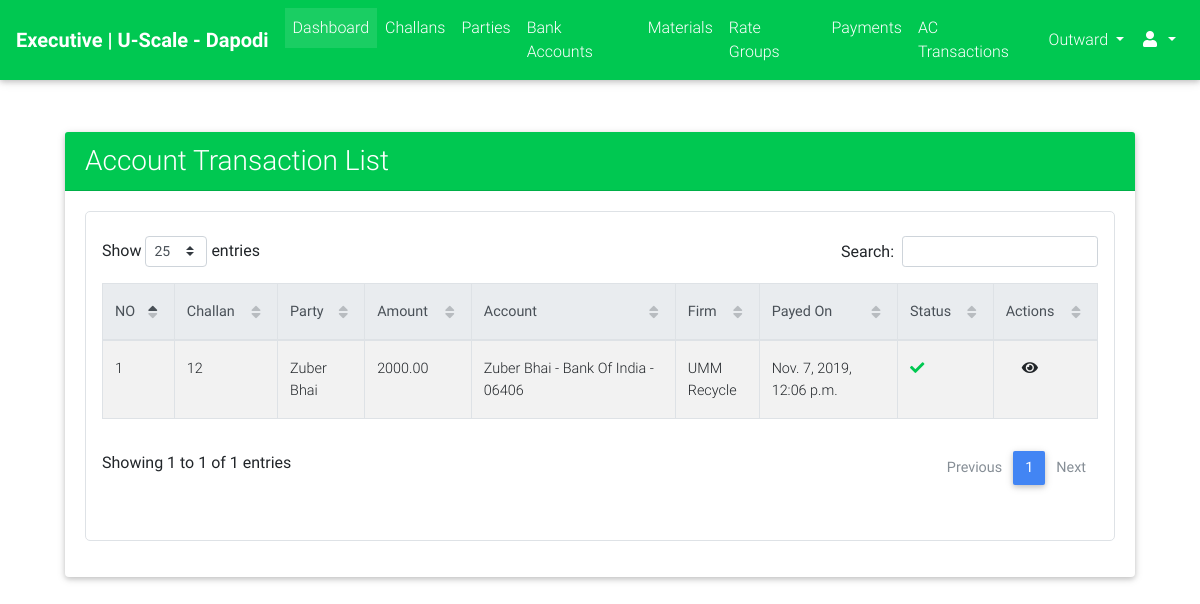
/cms_admin/payments/account_transactions/list/ (signed in), run on the app's committed database.
### payments/models.py (models this page shows, shortened)
class AccountTransaction(models.Model):
    STATUS_CHOICES = (("PN", "Pending"), ("DN", "Done"))
    payment_code = models.CharField(max_length=32, blank=True, null=True)
    payment = models.ForeignKey("Payment", on_delete=models.CASCADE)
    bank_account = models.ForeignKey("bank_accounts.BankAccount", on_delete=models.CASCADE, blank=True, null=True)
    payment_party = models.ForeignKey("payment_parties.PaymentParty", on_delete=models.SET_NULL, blank=True, null=True)
    amount = models.DecimalField(max_digits=9, decimal_places=2)
    created_on = models.DateTimeField(auto_now_add=True)
    payed_on = models.DateTimeField(blank=True, null=True)
    extra_info = models.TextField(blank=True)
    photo = models.ImageField(upload_to="payments/account_transactions/photos/", blank=True, null=True)
    status = models.CharField(max_length=2, choices=STATUS_CHOICES, default="PN")

class Payment(models.Model):
    PAYMENT_MODE_CHOICES = (("DP", "Direct Payment"), ("AL", "Account Less"))
    PAYMENT_STATUS_CHOICES = (("PN", "Pending"), ("DN", "Done"))
    challan = models.OneToOneField("challans.Challan", on_delete=models.CASCADE)
    payment_mode = models.CharField(max_length=2, choices=PAYMENT_MODE_CHOICES, blank=True, null=True)
    status = models.CharField(max_length=2, choices=PAYMENT_STATUS_CHOICES, default="PN")
    payed_amount = models.DecimalField(max_digits=9, decimal_places=2, default=0.00)
    amount = models.DecimalField(max_digits=9, decimal_places=2, null=True, blank=True)
    payed_on = models.DateTimeField(blank=True, null=True)
    image = models.ImageField(upload_to="payments/", blank=True, null=True)
    extra_info = models.TextField(blank=True)
    created_on = models.DateTimeField(auto_now_add=True)

### challans/models.py (models this page shows, shortened)
class Challan(models.Model):
    STATUS_CHOICES = (("PN", "Pending"), ("DN", "Done"))
    created_by = models.ForeignKey(User, on_delete=models.PROTECT)
    party = models.ForeignKey("parties.Party", on_delete=models.CASCADE)
    challan_no = models.PositiveIntegerField(blank=True, null=True)
    vehicle_details = models.CharField(max_length=128, blank=True, null=True)
    weights_amount = models.DecimalField(max_digits=9, decimal_places=2, default=decimal.Decimal(0.00))
    extra_charges = models.DecimalField(verbose_name="Kata Charges", max_digits=9, decimal_places=2,
                                        default=decimal.Decimal(0.00), validators=[MinValueValidator(limit_value=0), MaxValueValidator(limit_value=100)])
    round_amount = models.DecimalField(max_digits=4, decimal_places=2, default=decimal.Decimal(0.00), validators=[MinValueValidator(limit_value=-10), MaxValueValidator(limit_value=10)])
    total_amount = models.DecimalField(max_digits=9, decimal_places=2, default=decimal.Decimal(0.00), validators=[MinValueValidator(limit_value=0)])
    image = models.ImageField(upload_to="payments/", blank=True, null=True)
    extra_info = models.TextField(blank=True)
    created_on = models.DateTimeField(auto_now_add=True, editable=True)
    updated_on = models.DateTimeField(auto_now=True, editable=True)
    is_entries_done = models.BooleanField(default=False)
    is_reports_done = models.BooleanField(default=False)
    is_rates_assigned = models.BooleanField(default=False)
    is_payed = models.BooleanField(default=False)
    status = models.CharField(max_length=2, choices=STATUS_CHOICES, default="PN")

### bank_accounts/models.py (models this page shows, shortened)
class BankAccount(models.Model):
    party = models.ForeignKey("parties.Party", on_delete=models.CASCADE)
    amount_limit = models.DecimalField(max_digits=9, decimal_places=2, default=Decimal(1000000), editable=False)
    account_holder = models.CharField(max_length=128)
    acc_no = models.CharField(max_length=32)
    ifsc_code = models.CharField(max_length=11, validators=[MinLengthValidator(limit_value=11)])
    bank_name = models.CharField(max_length=64)
    branch_name = models.CharField(max_length=64, blank=True)
    is_active = models.BooleanField(default=True)
    @property
    def get_display_text(self):
        return "{} - {} - {}".format(self.party.get_display_text, self.bank_name, self.acc_no[-5:])

### parties/models.py (models this page shows, shortened)
class Party(models.Model):
    RATE_TYPE_CHOICES = (("GR", "Group Rate"), ("IR", "Individual Rate"))
    rate_type = models.CharField(max_length=2, choices=RATE_TYPE_CHOICES)
    rate_group = models.ForeignKey("rates.RateGroup", on_delete=models.PROTECT, blank=True, null=True)
    name = models.CharField(max_length=128)
    party_code = models.CharField(max_length=32, blank=True)
    address = models.TextField(blank=True)
    phone = models.CharField(max_length=13)
    whatsapp = models.CharField(max_length=13, blank=True)
    email = models.EmailField(blank=True, null=True)
    extra_info = models.TextField(blank=True)
    is_wallet_party = models.BooleanField(default=False)
    is_active = models.BooleanField(default=True)
    def __str__(self):
        return self.name
    @property
    def get_display_text(self):
        return self.name
    class Meta:
        verbose_name = "Party"
        verbose_name_plural = "Parties"

### payment_parties/models.py (models this page shows)
class PaymentParty(models.Model):
    name = models.CharField(max_length=128)
    is_self_firm = models.BooleanField(default=False)
    account_details = models.TextField(blank=True)
    def __str__(self):
        return self.name

### cms_admin/views.py (the view)
class AccountTransactionListView(LoginRequiredMixin, ListView):
    model = AccountTransaction
    template_name = "cms_admin/payments/account_transactions/list.html"
    context_object_name = "account_transactions"
    ordering = "-id"

### cms_admin/templates/cms_admin/payments/account_transactions/list.html (shortened to what this page needs)
{% extends "cms_admin/base.html" %}
{% load crispy_forms_tags %}
{% load static %}
{% block custom_links %}
    <link href="{% static "css/addons/datatables.min.css" %}" rel="stylesheet">
    <link href="{% static "css/addons/datatables-select.min.css" %}" rel="stylesheet">
{% endblock %}
{% block content %}
    <br><br>
    <div class="col-lg-11 m-auto">
        <div class="card">
            <div class="card-header bg-success text-white">
                <h3 class="m-auto">Account Transaction List</h3>
            </div>
            <div class="card-body">
                 <div class="table p-3 border" style="border-radius: 5px">
                     <table id="dt-basic-checkbox" class="table table-striped table-bordered" cellspacing="0" width="100%">
                         <thead class="thead-light">
                            <th style="width: 30px">NO</th>
                            <th>Challan</th>
                            <th>Party</th>
                            <th>Amount</th>
                            <th>Account</th>
                            <th>Firm</th>
                            <th>Payed On</th>
                            <th>Status</th>
                            <th>Actions</th>
                         </thead>
                         <tbody>
                             {% if account_transactions %}
                                 {% for account_transaction in account_transactions %}
                                     <tr>
                                        <td>{{ forloop.counter }}</td>
                                         <td>{{ account_transaction.payment.challan.challan_no }}</td>
                                        <td>{{ account_transaction.bank_account.party }}</td>
                                        <td>{{ account_transaction.amount }}</td>
                                        <td>{{ account_transaction.bank_account.get_display_text }}</td>
                                        <td>{{ account_transaction.payment_party }}</td>
                                        <td>{{ account_transaction.payed_on }}</td>
                                        <td>
                                            {% if account_transaction.status == "DN" %}
                                                <i class="fa fa-check text-success"></i>
                                            {% else %}
                                                <i class="fa fa-times text-danger"></i>
                                            {% endif %}
                                        </td>
                                        <td class="m-auto">
                                            <a class="m-3" href="{{ account_transaction.get_admin_absolute_url }}"><i class="fa fa-eye"></i></a>
                                        </td>
                                     </tr>
                                 {% endfor %}
                             {% else %}
                                 <span class="text-black-50 font-weight-bold">No Parties Found</span>
                             {% endif %}
                         </tbody>
                    </table>
                 </div>
            </div>
        </div>
    </div>
{% endblock %}

### data on the page
AccountTransaction: payment.challan.challan_no "12", bank_account.party "Zuber Bhai", amount "2000.00", bank_account.get_display_text "Zuber Bhai - Bank Of India - 06406", payment_party "UMM Recycle", payed_on "Nov. 7, 2019, 12:06 p.m.", status "DN" (drawn)
